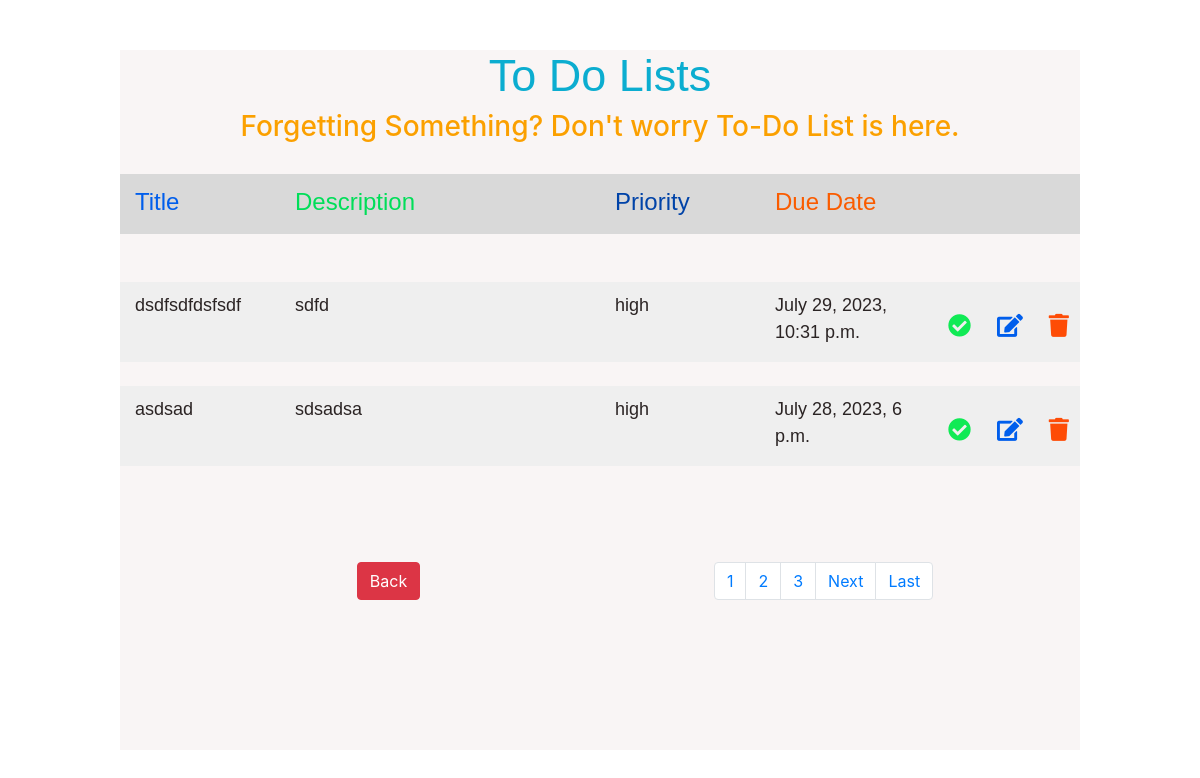
Page /viewToDo/ on the earlier database version.
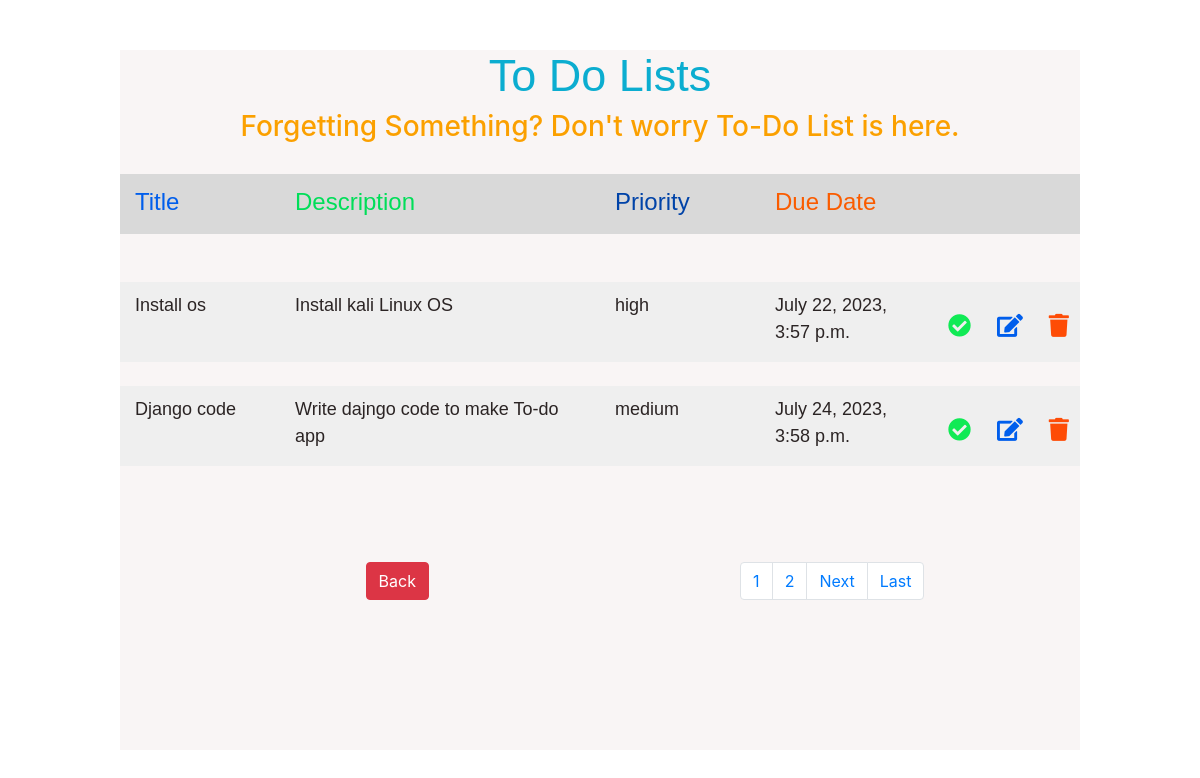
Same page on the later database version.
### core/models.py (models this page shows)
class AddToListModel(models.Model):
    PRIORITY_CHOICES = (
        ('high', 'High'),
        ('medium', 'Medium'),
        ('low', 'Low'),
    )
    title = models.CharField(max_length=30)
    priorityIs = models.CharField(max_length=30, choices=PRIORITY_CHOICES)
    endDate = models.DateTimeField(max_length=50)
    description = models.CharField(max_length=50)

### core/views.py (the view)
# urls.py: path('viewToDo/', views.viewToDo, name='viewToDo'),
def viewToDo(request):
    toDoListData = AddToListModel.objects.all()
    paginator= Paginator(toDoListData,2)
    page_number= request.GET.get('page')
    toDoListData_page=paginator.get_page(page_number)
    totalpage=toDoListData_page.paginator.num_pages
    context = {
        'toDoListData': toDoListData_page,
        'last_page': totalpage,
        'page_list': [n+1 for n in range(totalpage)]
    }
    return  render(request=request, template_name='viewToDo.html', context=context)

### templates/viewToDo.html (shortened to what this page needs)
 {% extends 'base.html' %}
   {% block content %}
        <div class="container-fluid head">
            <div class="row">
              <div class="col-2">
                <p class="head_title">Title</p>
              </div>
              <div class="col-4 ">
                <p class="head_desc">Description</p>
              </div>
              <div class="col-2 ">
                <p class="head_priority">Priority</p>
              </div>
              <div class="col-2 ">
                <p class="head_due">Due Date</p>
              </div>
              <div class="col-2 ">
              </div>
            </div>
          </div>
          <br><br>
          {% for i in toDoListData %}
          <div class="container-fluid  bodyColor">
            <div class="row">
              <div class="col-2 listMargin">
                <p class="userToDo ">{{i.title}}</p>
              </div>
              <div class="col-4 listMargin">
                <p class="userToDo">{{i.description}}</p>
              </div>
              <div class="col-2 listMargin">
                <p class="userToDo">{{i.priorityIs}}</p>
              </div>
              <div class="col-2 listMargin">
                <p class="userToDo">{{i.endDate}}</p>
              </div>
              <div class="col-2 listMargin listMargin">
                <div class="iconsView">
                  <form action="{% url 'completedTodo' i.id %}" method="get">
                    <button class="btn"><i class="fa fa-check-circle tick" aria-hidden="true"></i></button>
                  </form>
                    <form action="{% url 'addtodolist' i.id %}" method="get">
                      <button class="btn"><i class="fas fa-edit colorr"></i></button>
                    </form>
                    <form method="POST" action="{% url 'deleteToDo' i.id %}">
                    <button class="btn"><i class="fa fa-trash remove" aria-hidden="true"></i></button>
                    </form>
                    </div>
              </div>
            </div>
          </div>
          <br>
          {% endfor %}
          <br> <br> <br>
          <div class="pageLink disFlex">
            <button onclick="goToHome()" type="button" class="btn btn-danger backBttn">Back</button>
            <nav aria-label="...">
              <ul class="pagination">
                {% for n in page_list %}
                <li class="page-item"><a class="page-link" href=/viewToDo/?page={{n}}>{{n}}</a></li>
                {% endfor %}
                {%if toDoListData.has_next%}
                <li class="page-item">
                  <a class="page-link" href="/viewToDo/?page={{toDoListData.next_page_number}}" tabindex="-1">Next</a>
                </li>
                <li class="page-item">
                  <a class="page-link" href="/viewToDo/?page={{last_page}}" tabindex="-1">Last</a>
                </li>
                {% endif %}
              </ul>
            </nav>
        </div>
    </div>
  </body>
</html>
 {%  endblock %}

### templates/base.html
{% include 'header.html' %}
{% block content %}
{% endblock %}

### templates/header.html (shortened to what this page needs)
    <!doctype html>
    <html lang="en">
    <head>
        <link rel="stylesheet" href="https://maxcdn.bootstrapcdn.com/bootstrap/4.0.0/css/bootstrap.min.css">
        <link href="https://unpkg.com/gijgo@1.9.14/css/gijgo.min.css" rel="stylesheet" type="text/css" />
        <link rel="stylesheet" href="https://use.fontawesome.com/releases/v5.7.0/css/all.css">
        <link rel="stylesheet" href="https://stackpath.bootstrapcdn.com/bootstrap/4.3.1/css/bootstrap.min.css">
        <link rel="stylesheet" href="/static/css/addtodo.css">
        <link rel="stylesheet" href="/static/css/viewtodo.css">
        <link rel="stylesheet" href="/static/css/completedTodo.css">
        <link rel="stylesheet" href="/static/css/home.css">
    </head>
    <div class="mainContainer">
        <div class="todolistdiv">
            <h1>To Do Lists</h1>
            <h3>Forgetting Something? Don't worry To-Do List is here.</h3>
        </div><br>

### static/css/viewtodo.css (style rules this page uses)
.container-fluid { font-size: 24px; font-family:'Gill Sans', 'Gill Sans MT', Calibri, 'Trebuchet MS', sans-serif; }
.head { background-color: #D9D9D9; height: 60px; padding-top: 10px; }
.head_title { color: #005EEC; }
.head_desc { color: #00de59; }
.head_priority { color: #0043A8; }
.head_due { color: #fa5c00; }
.userToDo { font-size: 18px; color: rgb(43, 36, 36); font-family:Arial, Helvetica, sans-serif; }
.listMargin { margin-top: 10px; }
.pageLink { margin-left: 80px; justify-content: space-around; }
.backBttn { margin-left: 10px; }
.iconsView { margin-top: 15px; display: flex; justify-content: space-between; }
.tick { color: #10ea55; font-size: 23px; }
.colorr { color: #005EEC; font-size: 23px; }
.remove { color: #fe4c06; font-size: 23px; }
.bodyColor { background-color: #efefef; }
.disFlex { display: flex; align-items: baseline; }

### static/css/home.css (style rules this page uses)
.mainContainer { height: 700px; width: 80%; background-color: #F9F5F5; }
.todolistdiv { height: 100px; width: 100%; text-align: center; }
.todolistdiv h1 { color: #0CADD0; font-size: 45px; font-style: normal; font-weight: 40; line-height: normal; font-family: Arial, Helvetica, sans-serif; }
.todolistdiv h3 { color: #fba000; }

Differences in the rows shown:
removed AddToListModel: title "dsdfsdfdsfsdf", description "sdfd", priorityIs "high", endDate "July 29, 2023, 10:31 p.m."
removed AddToListModel: title "asdsad", description "sdsadsa", priorityIs "high", endDate "July 28, 2023, 6 p.m."
added AddToListModel: title "Install os", description "Install kali Linux OS", priorityIs "high", endDate "July 22, 2023, 3:57 p.m."
added AddToListModel: title "Django code", description "Write dajngo code to make To-do app", priorityIs "medium", endDate "July 24, 2023, 3:58 p.m."
Other differences:
list line gone: "3"
